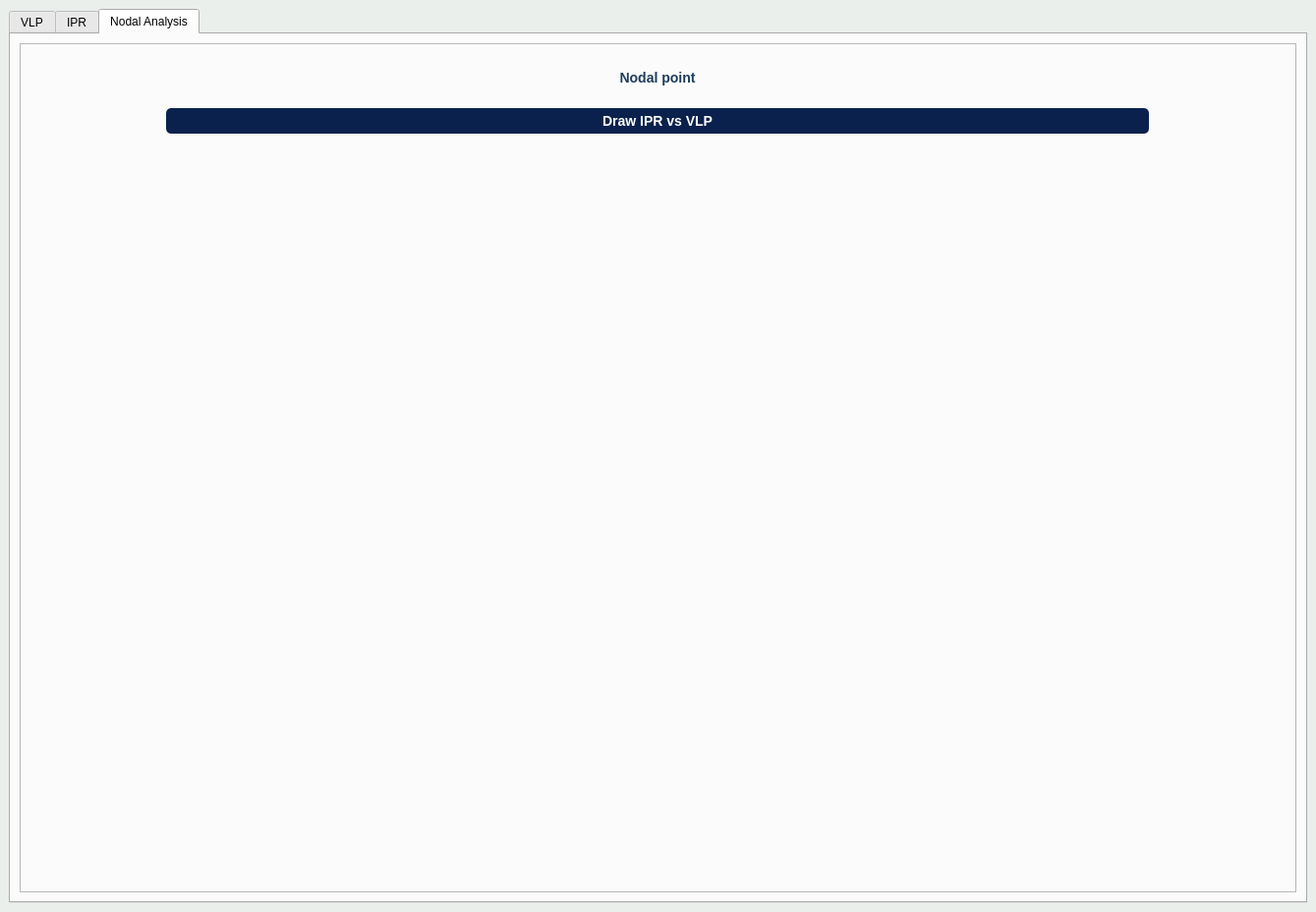
<?xml version="1.0" encoding="UTF-8"?>
<ui version="4.0">
 <class>MainWindow</class>
 <widget class="QMainWindow" name="MainWindow">
  <property name="geometry">
   <rect>
    <x>0</x>
    <y>0</y>
    <width>1339</width>
    <height>928</height>
   </rect>
  </property>
  <property name="windowTitle">
   <string>MainWindow</string>
  </property>
  <property name="styleSheet">
   <string notr="true">QLabel{color:#1e3d59;font-size:14px;font-weight:650}
QMainWindow#MainWindow{
background-color:#EBEFEC
}
QLabel#label_10,QLabel#label_24,QLabel#label_9{
font-size:20px;
padding:10;
color:#1e3d59;
background-color:#fff;
font-weight:700
}
QFrame#frame_3,QFrame#frame_2,QFrame#frame_1{
border-top:1.5px solid #49584E;
border-left:1.5px solid #49584E;
}
QPushButton{
background-color:#09214C;
color:#fff;
font-size:14px;
font-weight:650;
border-radius:5px;
padding:5px 10
}
QPushButton:hover{
background-color:#6B7993;
color:#1e3d59
}
QLine{
background-color:#ff6e40;
}</string>
  </property>
  <property name="iconSize">
   <size>
    <width>40</width>
    <height>40</height>
   </size>
  </property>
  <widget class="QWidget" name="centralwidget">
   <layout class="QGridLayout" name="gridLayout">
    <item row="0" column="0">
     <widget class="QTabWidget" name="tabWidget">
      <property name="styleSheet">
       <string notr="true">QLabel{color:#1e3d59;font-size:14px;font-weight:650}
QMainWindow#MainWindow{
background-color:#EBEFEC
}
QLabel#label_10,QLabel#label_24,QLabel#label_9,QLabel#label_38,QLabel#label_65,,QLabel#label_66{
font-size:20px;
padding:10;
color:#1e3d59;
background-color:#fff;
font-weight:700
}
QFrame#frame_3,QFrame#frame_2,QFrame#frame_1,QFrame#frame_4,QFrame#frame_5{
border-top:1.5px solid #49584E;
border-left:1.5px solid #49584E;
}

QPushButton{
background-color:#09214C;
color:#fff;
font-size:14px;
font-weight:650;
border-radius:5px;
padding:5px 10
}
QPushButton:hover{
background-color:#6B7993;
color:#1e3d59
}
QLine{
background-color:#ff6e40;
}</string>
      </property>
      <property name="currentIndex">
       <number>2</number>
      </property>
      <widget class="QWidget" name="tab">
       <attribute name="title">
        <string>VLP</string>
       </attribute>
       <layout class="QGridLayout" name="gridLayout_2">
        <item row="0" column="0">
         <widget class="QFrame" name="frame_1">
          <property name="maximumSize">
           <size>
            <width>350</width>
            <height>16777215</height>
           </size>
          </property>
          <property name="styleSheet">
           <string notr="true"/>
          </property>
          <property name="frameShape">
           <enum>QFrame::StyledPanel</enum>
          </property>
          <property name="frameShadow">
           <enum>QFrame::Raised</enum>
          </property>
          <layout class="QGridLayout" name="gridLayout_5">
           <item row="8" column="1">
            <widget class="QLabel" name="label_19">
             <property name="text">
              <string>SCF/STB</string>
             </property>
            </widget>
           </item>
           <item row="9" column="1">
            <widget class="QLabel" name="label_22">
             <property name="text">
              <string>API</string>
             </property>
            </widget>
           </item>
           <item row="12" column="1">
            <widget class="QLabel" name="label_21">
             <property name="text">
              <string/>
             </property>
            </widget>
           </item>
           <item row="6" column="1">
            <widget class="QLabel" name="label_17">
             <property name="text">
              <string>Ft</string>
             </property>
            </widget>
           </item>
           <item row="15" column="0" colspan="2">
            <widget class="QPushButton" name="pushButton_3">
             <property name="text">
              <string>Plot Traverse Curve</string>
             </property>
            </widget>
           </item>
           <item row="0" column="0" colspan="2">
            <widget class="QLabel" name="label_10">
             <property name="maximumSize">
              <size>
               <width>16777215</width>
               <height>50</height>
              </size>
             </property>
             <property name="font">
              <font>
               <pointsize>-1</pointsize>
               <weight>81</weight>
               <bold>true</bold>
              </font>
             </property>
             <property name="styleSheet">
              <string notr="true">border-bottom:2px solid #49584E</string>
             </property>
             <property name="text">
              <string>Data Inputs</string>
             </property>
             <property name="alignment">
              <set>Qt::AlignCenter</set>
             </property>
            </widget>
           </item>
           <item row="1" column="1">
            <widget class="QLabel" name="label_11">
             <property name="text">
              <string>Ft</string>
             </property>
            </widget>
           </item>
           <item row="16" column="0" colspan="2">
            <widget class="QLabel" name="label_6">
             <property name="font">
              <font>
               <pointsize>-1</pointsize>
               <weight>81</weight>
               <bold>true</bold>
              </font>
             </property>
             <property name="styleSheet">
              <string notr="true">background-color:#fff;
padding:10px;
width:100%;
color:#1e3d59;
border-bottom:1.5px solid #49584E;
font-size:14px</string>
             </property>
             <property name="text">
              <string>Show Effect of ( flow rates, GLRs, WCs )</string>
             </property>
             <property name="alignment">
              <set>Qt::AlignCenter</set>
             </property>
            </widget>
           </item>
           <item row="7" column="1">
            <widget class="QLabel" name="label_18">
             <property name="text">
              <string>STB/day</string>
             </property>
            </widget>
           </item>
           <item row="4" column="1">
            <widget class="QLabel" name="label_14">
             <property name="text">
              <string>F</string>
             </property>
            </widget>
           </item>
           <item row="5" column="1">
            <widget class="QLabel" name="label_15">
             <property name="text">
              <string>in</string>
             </property>
            </widget>
           </item>
           <item row="2" column="1">
            <widget class="QLabel" name="label_12">
             <property name="text">
              <string>Psi</string>
             </property>
            </widget>
           </item>
           <item row="3" column="1">
            <widget class="QLabel" name="label_13">
             <property name="text">
              <string>F</string>
             </property>
            </widget>
           </item>
           <item row="1" column="0" rowspan="14">
            <layout class="QFormLayout" name="formLayout">
             <item row="0" column="0">
              <widget class="QLabel" name="label">
               <property name="font">
                <font>
                 <pointsize>-1</pointsize>
                 <weight>81</weight>
                 <bold>true</bold>
                </font>
               </property>
               <property name="text">
                <string>Total depth</string>
               </property>
              </widget>
             </item>
             <item row="0" column="1">
              <widget class="QLineEdit" name="l1">
               <property name="text">
                <string>15000</string>
               </property>
              </widget>
             </item>
             <item row="1" column="0">
              <widget class="QLabel" name="label_3">
               <property name="font">
                <font>
                 <pointsize>-1</pointsize>
                 <weight>81</weight>
                 <bold>true</bold>
                </font>
               </property>
               <property name="text">
                <string>Tubing head pressure, Thp</string>
               </property>
              </widget>
             </item>
             <item row="1" column="1">
              <widget class="QLineEdit" name="l2">
               <property name="text">
                <string>0</string>
               </property>
              </widget>
             </item>
             <item row="2" column="0">
              <widget class="QLabel" name="label_2">
               <property name="font">
                <font>
                 <pointsize>-1</pointsize>
                 <weight>81</weight>
                 <bold>true</bold>
                </font>
               </property>
               <property name="text">
                <string>Tubing head Temp , Tht</string>
               </property>
              </widget>
             </item>
             <item row="2" column="1">
              <widget class="QLineEdit" name="l3">
               <property name="text">
                <string>120</string>
               </property>
              </widget>
             </item>
             <item row="3" column="0">
              <widget class="QLabel" name="label_4">
               <property name="font">
                <font>
                 <pointsize>-1</pointsize>
                 <weight>81</weight>
                 <bold>true</bold>
                </font>
               </property>
               <property name="text">
                <string>Bottom temperature , Twf</string>
               </property>
              </widget>
             </item>
             <item row="3" column="1">
              <widget class="QLineEdit" name="l4">
               <property name="text">
                <string>180</string>
               </property>
              </widget>
             </item>
             <item row="4" column="0">
              <widget class="QLabel" name="label_27">
               <property name="font">
                <font>
                 <pointsize>-1</pointsize>
                 <weight>81</weight>
                 <bold>true</bold>
                </font>
               </property>
               <property name="text">
                <string>Tubing inside daiameter</string>
               </property>
              </widget>
             </item>
             <item row="4" column="1">
              <widget class="QLineEdit" name="l5">
               <property name="text">
                <string>1.995</string>
               </property>
              </widget>
             </item>
             <item row="5" column="0">
              <widget class="QLabel" name="label_29">
               <property name="font">
                <font>
                 <pointsize>-1</pointsize>
                 <weight>81</weight>
                 <bold>true</bold>
                </font>
               </property>
               <property name="text">
                <string>Liquid Rate , Ql</string>
               </property>
              </widget>
             </item>
             <item row="5" column="1">
              <widget class="QLineEdit" name="l7">
               <property name="text">
                <string>2000</string>
               </property>
              </widget>
             </item>
             <item row="6" column="0">
              <widget class="QLabel" name="label_30">
               <property name="font">
                <font>
                 <pointsize>-1</pointsize>
                 <weight>81</weight>
                 <bold>true</bold>
                </font>
               </property>
               <property name="text">
                <string>GLR</string>
               </property>
              </widget>
             </item>
             <item row="6" column="1">
              <widget class="QLineEdit" name="l8">
               <property name="text">
                <string>700</string>
               </property>
              </widget>
             </item>
             <item row="7" column="0">
              <widget class="QLabel" name="label_5">
               <property name="font">
                <font>
                 <pointsize>-1</pointsize>
                 <weight>81</weight>
                 <bold>true</bold>
                </font>
               </property>
               <property name="text">
                <string>Oil gravity</string>
               </property>
              </widget>
             </item>
             <item row="7" column="1">
              <widget class="QLineEdit" name="l9">
               <property name="text">
                <string>35</string>
               </property>
              </widget>
             </item>
             <item row="8" column="0">
              <widget class="QLabel" name="label_8">
               <property name="font">
                <font>
                 <pointsize>-1</pointsize>
                 <weight>81</weight>
                 <bold>true</bold>
                </font>
               </property>
               <property name="text">
                <string>Gas gravity</string>
               </property>
              </widget>
             </item>
             <item row="8" column="1">
              <widget class="QLineEdit" name="l10">
               <property name="text">
                <string>.65</string>
               </property>
              </widget>
             </item>
             <item row="9" column="0">
              <widget class="QLabel" name="label_16">
               <property name="font">
                <font>
                 <pointsize>-1</pointsize>
                 <weight>81</weight>
                 <bold>true</bold>
                </font>
               </property>
               <property name="text">
                <string>Water gravity</string>
               </property>
              </widget>
             </item>
             <item row="9" column="1">
              <widget class="QLineEdit" name="l11">
               <property name="text">
                <string>1.07</string>
               </property>
              </widget>
             </item>
             <item row="10" column="0">
              <widget class="QLabel" name="label_20">
               <property name="font">
                <font>
                 <pointsize>-1</pointsize>
                 <weight>81</weight>
                 <bold>true</bold>
                </font>
               </property>
               <property name="text">
                <string>Water cut</string>
               </property>
              </widget>
             </item>
             <item row="10" column="1">
              <widget class="QLineEdit" name="l12">
               <property name="text">
                <string>.5</string>
               </property>
              </widget>
             </item>
             <item row="11" column="0">
              <widget class="QLabel" name="label_31">
               <property name="text">
                <string>Angle</string>
               </property>
              </widget>
             </item>
             <item row="11" column="1">
              <widget class="QLineEdit" name="l13">
               <property name="text">
                <string>90</string>
               </property>
              </widget>
             </item>
            </layout>
           </item>
           <item row="18" column="0" colspan="2">
            <layout class="QVBoxLayout" name="verticalLayout">
             <item>
              <widget class="QLabel" name="label_23">
               <property name="font">
                <font>
                 <pointsize>-1</pointsize>
                 <weight>81</weight>
                 <bold>true</bold>
                </font>
               </property>
               <property name="text">
                <string>Variable to show effect</string>
               </property>
              </widget>
             </item>
             <item>
              <widget class="QComboBox" name="comboBox">
               <item>
                <property name="text">
                 <string>Multitple Flow rates</string>
                </property>
               </item>
               <item>
                <property name="text">
                 <string>Multiple GLRs</string>
                </property>
               </item>
               <item>
                <property name="text">
                 <string>Multiple WC</string>
                </property>
               </item>
              </widget>
             </item>
             <item>
              <layout class="QFormLayout" name="formLayout_5">
               <item row="0" column="0">
                <widget class="QLabel" name="label_32">
                 <property name="text">
                  <string>Sart Value</string>
                 </property>
                </widget>
               </item>
               <item row="0" column="1">
                <widget class="QLineEdit" name="l14">
                 <property name="text">
                  <string>100</string>
                 </property>
                </widget>
               </item>
               <item row="1" column="0">
                <widget class="QLabel" name="label_34">
                 <property name="text">
                  <string>End Value</string>
                 </property>
                </widget>
               </item>
               <item row="1" column="1">
                <widget class="QLineEdit" name="l15">
                 <property name="text">
                  <string>2000</string>
                 </property>
                </widget>
               </item>
               <item row="2" column="0">
                <widget class="QLabel" name="label_35">
                 <property name="text">
                  <string>Step</string>
                 </property>
                </widget>
               </item>
               <item row="2" column="1">
                <widget class="QLineEdit" name="l16">
                 <property name="text">
                  <string>100</string>
                 </property>
                </widget>
               </item>
              </layout>
             </item>
             <item>
              <widget class="QPushButton" name="pushButton_2">
               <property name="text">
                <string>Plot the curves</string>
               </property>
              </widget>
             </item>
             <item>
              <widget class="QLabel" name="label_33">
               <property name="styleSheet">
                <string notr="true">background-color:#fff;
padding:10px;
width:100%;
color:#1e3d59;
border-bottom:1.5px solid #49584E;
font-size:14px</string>
               </property>
               <property name="text">
                <string>VLP Curve</string>
               </property>
              </widget>
             </item>
             <item>
              <layout class="QFormLayout" name="formLayout_3">
               <item row="0" column="0">
                <widget class="QLabel" name="label_7">
                 <property name="text">
                  <string>Min Q</string>
                 </property>
                </widget>
               </item>
               <item row="0" column="1">
                <widget class="QLineEdit" name="l17">
                 <property name="text">
                  <string>100</string>
                 </property>
                </widget>
               </item>
               <item row="1" column="0">
                <widget class="QLabel" name="label_26">
                 <property name="text">
                  <string>Max Q</string>
                 </property>
                </widget>
               </item>
               <item row="1" column="1">
                <widget class="QLineEdit" name="l18">
                 <property name="text">
                  <string>2000</string>
                 </property>
                </widget>
               </item>
              </layout>
             </item>
             <item>
              <layout class="QFormLayout" name="formLayout_2"/>
             </item>
             <item>
              <widget class="QPushButton" name="pushButton">
               <property name="text">
                <string>Plot VLP</string>
               </property>
              </widget>
             </item>
            </layout>
           </item>
          </layout>
         </widget>
        </item>
        <item row="0" column="1">
         <widget class="QFrame" name="frame_3">
          <property name="minimumSize">
           <size>
            <width>500</width>
            <height>0</height>
           </size>
          </property>
          <property name="maximumSize">
           <size>
            <width>850</width>
            <height>16777215</height>
           </size>
          </property>
          <property name="styleSheet">
           <string notr="true"/>
          </property>
          <property name="frameShape">
           <enum>QFrame::StyledPanel</enum>
          </property>
          <property name="frameShadow">
           <enum>QFrame::Raised</enum>
          </property>
          <layout class="QGridLayout" name="gridLayout_4">
           <item row="0" column="0">
            <widget class="QLabel" name="label_24">
             <property name="maximumSize">
              <size>
               <width>16777215</width>
               <height>50</height>
              </size>
             </property>
             <property name="font">
              <font>
               <pointsize>-1</pointsize>
               <weight>81</weight>
               <bold>true</bold>
              </font>
             </property>
             <property name="styleSheet">
              <string notr="true">border-bottom:2px solid #49584E</string>
             </property>
             <property name="text">
              <string>Pressure Taverse Curve</string>
             </property>
             <property name="alignment">
              <set>Qt::AlignCenter</set>
             </property>
            </widget>
           </item>
           <item row="1" column="0">
            <widget class="QWidget" name="widget_2" native="true">
             <property name="minimumSize">
              <size>
               <width>0</width>
               <height>0</height>
              </size>
             </property>
             <property name="styleSheet">
              <string notr="true">padding:0;
margin:0</string>
             </property>
            </widget>
           </item>
          </layout>
         </widget>
        </item>
        <item row="0" column="2">
         <widget class="QFrame" name="frame_2">
          <property name="maximumSize">
           <size>
            <width>800</width>
            <height>16777215</height>
           </size>
          </property>
          <property name="styleSheet">
           <string notr="true"/>
          </property>
          <property name="frameShape">
           <enum>QFrame::StyledPanel</enum>
          </property>
          <property name="frameShadow">
           <enum>QFrame::Raised</enum>
          </property>
          <layout class="QGridLayout" name="gridLayout_3">
           <item row="0" column="0">
            <widget class="QLabel" name="label_9">
             <property name="sizePolicy">
              <sizepolicy hsizetype="Preferred" vsizetype="Fixed">
               <horstretch>0</horstretch>
               <verstretch>0</verstretch>
              </sizepolicy>
             </property>
             <property name="maximumSize">
              <size>
               <width>16777215</width>
               <height>50</height>
              </size>
             </property>
             <property name="font">
              <font>
               <pointsize>-1</pointsize>
               <weight>81</weight>
               <bold>true</bold>
              </font>
             </property>
             <property name="styleSheet">
              <string notr="true">border-bottom:2px solid #49584E</string>
             </property>
             <property name="text">
              <string>VLP</string>
             </property>
             <property name="alignment">
              <set>Qt::AlignCenter</set>
             </property>
            </widget>
           </item>
           <item row="1" column="0">
            <widget class="QWidget" name="widget" native="true">
             <property name="minimumSize">
              <size>
               <width>400</width>
               <height>0</height>
              </size>
             </property>
             <property name="maximumSize">
              <size>
               <width>1000</width>
               <height>16777215</height>
              </size>
             </property>
             <property name="styleSheet">
              <string notr="true">padding:0;
margin:0</string>
             </property>
            </widget>
           </item>
          </layout>
         </widget>
        </item>
       </layout>
      </widget>
      <widget class="QWidget" name="tab_2">
       <attribute name="title">
        <string>IPR</string>
       </attribute>
       <layout class="QHBoxLayout" name="horizontalLayout">
        <item>
         <widget class="QFrame" name="frame_4">
          <property name="maximumSize">
           <size>
            <width>400</width>
            <height>16777215</height>
           </size>
          </property>
          <property name="styleSheet">
           <string notr="true">QLabel{color:#1e3d59;font-size:14px;font-weight:650}
QMainWindow#MainWindow{
background-color:#EBEFEC
}
QLabel#label_10,QLabel#label_24,QLabel#label_9{
font-size:20px;
padding:10;
color:#1e3d59;
background-color:#fff;
font-weight:700
}
QFrame#frame_3,QFrame#frame_2,QFrame#frame_1{
border-top:1.5px solid #49584E;
border-left:1.5px solid #49584E;
}
QPushButton{
background-color:#09214C;
color:#fff;
font-size:14px;
font-weight:650;
border-radius:5px;
padding:5px 10
}
QPushButton:hover{
background-color:#6B7993;
color:#1e3d59
}
QLine{
background-color:#ff6e40;
}</string>
          </property>
          <property name="frameShape">
           <enum>QFrame::StyledPanel</enum>
          </property>
          <property name="frameShadow">
           <enum>QFrame::Raised</enum>
          </property>
          <layout class="QGridLayout" name="gridLayout_6">
           <item row="1" column="0" rowspan="7">
            <layout class="QFormLayout" name="formLayout_4">
             <item row="0" column="0">
              <widget class="QLabel" name="label_46">
               <property name="font">
                <font>
                 <pointsize>-1</pointsize>
                 <weight>81</weight>
                 <bold>true</bold>
                </font>
               </property>
               <property name="text">
                <string>Reservoir pressure, psi </string>
               </property>
              </widget>
             </item>
             <item row="0" column="1">
              <widget class="QLineEdit" name="l1_2">
               <property name="text">
                <string>4000</string>
               </property>
              </widget>
             </item>
             <item row="1" column="0">
              <widget class="QLabel" name="label_47">
               <property name="font">
                <font>
                 <pointsize>-1</pointsize>
                 <weight>81</weight>
                 <bold>true</bold>
                </font>
               </property>
               <property name="text">
                <string>Bubble point pressure, psi</string>
               </property>
              </widget>
             </item>
             <item row="1" column="1">
              <widget class="QLineEdit" name="l2_2">
               <property name="text">
                <string>3500</string>
               </property>
              </widget>
             </item>
             <item row="2" column="0">
              <widget class="QLabel" name="label_48">
               <property name="font">
                <font>
                 <pointsize>-1</pointsize>
                 <weight>81</weight>
                 <bold>true</bold>
                </font>
               </property>
               <property name="text">
                <string>Flow Efficiency, FE</string>
               </property>
              </widget>
             </item>
             <item row="2" column="1">
              <widget class="QLineEdit" name="l3_2">
               <property name="text">
                <string>1</string>
               </property>
              </widget>
             </item>
             <item row="3" column="0">
              <widget class="QLabel" name="label_49">
               <property name="font">
                <font>
                 <pointsize>-1</pointsize>
                 <weight>81</weight>
                 <bold>true</bold>
                </font>
               </property>
               <property name="text">
                <string>Stabilized Test point, Pwf psi</string>
               </property>
              </widget>
             </item>
             <item row="3" column="1">
              <widget class="QLineEdit" name="l4_2">
               <property name="text">
                <string>2500</string>
               </property>
              </widget>
             </item>
             <item row="4" column="0">
              <widget class="QLabel" name="label_50">
               <property name="font">
                <font>
                 <pointsize>-1</pointsize>
                 <weight>81</weight>
                 <bold>true</bold>
                </font>
               </property>
               <property name="text">
                <string>Stabilized Test point, Q STB(day)</string>
               </property>
              </widget>
             </item>
             <item row="4" column="1">
              <widget class="QLineEdit" name="l5_2">
               <property name="text">
                <string>600</string>
               </property>
              </widget>
             </item>
             <item row="5" column="0" colspan="2">
              <widget class="QPushButton" name="pushButton_4">
               <property name="text">
                <string>Plot IPR</string>
               </property>
              </widget>
             </item>
             <item row="6" column="0" colspan="2">
              <widget class="QLabel" name="label_25">
               <property name="styleSheet">
                <string notr="true">background-color:#fff;
padding:10px;
width:100%;
color:#1e3d59;
border-bottom:1.5px solid #49584E;
font-size:17px;
text-align:center;
</string>
               </property>
               <property name="text">
                <string>Show at different FEs</string>
               </property>
              </widget>
             </item>
            </layout>
           </item>
           <item row="0" column="0" colspan="2">
            <widget class="QLabel" name="label_38">
             <property name="maximumSize">
              <size>
               <width>16777215</width>
               <height>50</height>
              </size>
             </property>
             <property name="font">
              <font>
               <pointsize>-1</pointsize>
               <weight>81</weight>
               <bold>true</bold>
              </font>
             </property>
             <property name="styleSheet">
              <string notr="true">border-bottom:2px solid #49584E;
font-size:20px
</string>
             </property>
             <property name="text">
              <string>Data Inputs</string>
             </property>
             <property name="alignment">
              <set>Qt::AlignCenter</set>
             </property>
            </widget>
           </item>
           <item row="5" column="1">
            <widget class="QLabel" name="label_36">
             <property name="text">
              <string/>
             </property>
            </widget>
           </item>
          </layout>
         </widget>
        </item>
        <item>
         <widget class="QFrame" name="frame_5">
          <property name="maximumSize">
           <size>
            <width>1000000</width>
            <height>16777215</height>
           </size>
          </property>
          <property name="styleSheet">
           <string notr="true"/>
          </property>
          <property name="frameShape">
           <enum>QFrame::StyledPanel</enum>
          </property>
          <property name="frameShadow">
           <enum>QFrame::Raised</enum>
          </property>
          <layout class="QGridLayout" name="gridLayout_7">
           <item row="0" column="0">
            <widget class="QLabel" name="label_65">
             <property name="sizePolicy">
              <sizepolicy hsizetype="Preferred" vsizetype="Fixed">
               <horstretch>0</horstretch>
               <verstretch>0</verstretch>
              </sizepolicy>
             </property>
             <property name="maximumSize">
              <size>
               <width>16777215</width>
               <height>50</height>
              </size>
             </property>
             <property name="font">
              <font>
               <pointsize>-1</pointsize>
               <weight>81</weight>
               <bold>true</bold>
              </font>
             </property>
             <property name="styleSheet">
              <string notr="true">border-bottom:2px solid #49584E</string>
             </property>
             <property name="text">
              <string>IPR</string>
             </property>
             <property name="alignment">
              <set>Qt::AlignCenter</set>
             </property>
            </widget>
           </item>
           <item row="1" column="0">
            <widget class="QWidget" name="widget_3" native="true">
             <property name="minimumSize">
              <size>
               <width>500</width>
               <height>0</height>
              </size>
             </property>
             <property name="maximumSize">
              <size>
               <width>10000000</width>
               <height>16777215</height>
              </size>
             </property>
             <property name="styleSheet">
              <string notr="true">padding:0;
margin:0</string>
             </property>
            </widget>
           </item>
          </layout>
         </widget>
        </item>
       </layout>
      </widget>
      <widget class="QWidget" name="nd">
       <attribute name="title">
        <string>Nodal Analysis</string>
       </attribute>
       <layout class="QGridLayout" name="gridLayout_9">
        <item row="0" column="0">
         <widget class="QFrame" name="frame_6">
          <property name="maximumSize">
           <size>
            <width>10000000</width>
            <height>16777215</height>
           </size>
          </property>
          <property name="styleSheet">
           <string notr="true"/>
          </property>
          <property name="frameShape">
           <enum>QFrame::StyledPanel</enum>
          </property>
          <property name="frameShadow">
           <enum>QFrame::Raised</enum>
          </property>
          <layout class="QGridLayout" name="gridLayout_8">
           <item row="2" column="0">
            <widget class="QWidget" name="widget_4" native="true">
             <property name="minimumSize">
              <size>
               <width>400</width>
               <height>0</height>
              </size>
             </property>
             <property name="maximumSize">
              <size>
               <width>1000</width>
               <height>16777215</height>
              </size>
             </property>
             <property name="styleSheet">
              <string notr="true">padding:0;
margin:0</string>
             </property>
            </widget>
           </item>
           <item row="0" column="0">
            <widget class="QLabel" name="label_66">
             <property name="sizePolicy">
              <sizepolicy hsizetype="Preferred" vsizetype="Fixed">
               <horstretch>0</horstretch>
               <verstretch>0</verstretch>
              </sizepolicy>
             </property>
             <property name="maximumSize">
              <size>
               <width>16777215</width>
               <height>50</height>
              </size>
             </property>
             <property name="font">
              <font>
               <pointsize>-1</pointsize>
               <weight>81</weight>
               <bold>true</bold>
              </font>
             </property>
             <property name="styleSheet">
              <string notr="true">border-bottom:2px solid #49584E</string>
             </property>
             <property name="text">
              <string>Nodal point</string>
             </property>
             <property name="alignment">
              <set>Qt::AlignCenter</set>
             </property>
            </widget>
           </item>
           <item row="1" column="0">
            <widget class="QPushButton" name="pushButton_5">
             <property name="text">
              <string>Draw IPR vs VLP</string>
             </property>
            </widget>
           </item>
          </layout>
         </widget>
        </item>
       </layout>
      </widget>
     </widget>
    </item>
   </layout>
  </widget>
 </widget>
 <resources/>
 <connections/>
</ui>
